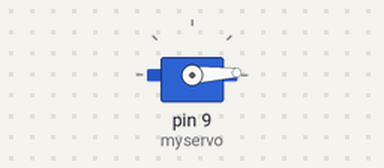
The sketch below on a simulated Arduino Uno, built with avr-gcc and run on an emulated ATmega328P. On the bench: servo.

Above: at 0.05 s.
At 0.65 s:
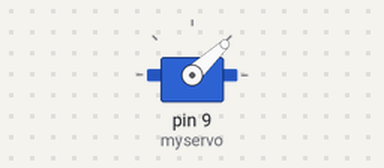
At 1.05 s:
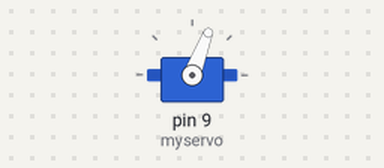
At 2.1 s:
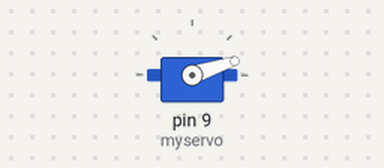
Timing chart, 0 to 5.5 s (numbered marks = the images above):
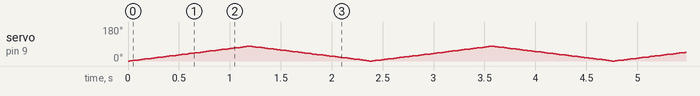

The sketch:

sketch_nov20a.ino
```cpp
#include <Servo.h>
Servo myservo;
int pos = 0; //variable que guarda la posicion del servo.
int buttonState = 0; //Accion de boton on/off
const int buttonPin = 2; // pin del boton

void setup() {
  myservo.attach(9);//sets the digital pin to 5
  pinMode(buttonPin, INPUT); // initializa el pushbutton como entrada de datos.
}

void loop() {
  //myservo.write(0);
  toClosed();
  toOpen();


}

void toClosed(){
  for(pos = 0;pos <= 78;pos+=1){  //forCycle that positions the servo each 15ms
    myservo.write(pos);
    delay(15);  //espera 15ms para que servo se cambie de posicion.
  }
}

void toOpen(){
  for(pos = 78;pos >= 0;pos-=1){//forCycle that positions the servo each 15ms
    myservo.write(pos);
    delay(15);
  }
}
```
